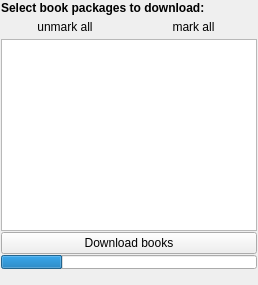
         <widget class="QWidget" name="download">
          <layout class="QVBoxLayout" name="verticalLayout_20">
           <property name="spacing">
            <number>1</number>
           </property>
           <property name="margin">
            <number>1</number>
           </property>
           <item>
            <widget class="QLabel" name="label_4">
             <property name="font">
              <font>
               <weight>75</weight>
               <bold>true</bold>
              </font>
             </property>
             <property name="autoFillBackground">
              <bool>false</bool>
             </property>
             <property name="text">
              <string>Select book packages to download:</string>
             </property>
             <property name="wordWrap">
              <bool>true</bool>
             </property>
            </widget>
           </item>
           <item>
            <layout class="QHBoxLayout" name="horizontalLayout_17">
             <property name="spacing">
              <number>1</number>
             </property>
             <item>
              <widget class="QPushButton" name="unmarkAllBTN_2">
               <property name="sizePolicy">
                <sizepolicy hsizetype="Minimum" vsizetype="Maximum">
                 <horstretch>0</horstretch>
                 <verstretch>0</verstretch>
                </sizepolicy>
               </property>
               <property name="text">
                <string>unmark all</string>
               </property>
               <property name="icon">
                <iconset resource="../Orayta.qrc">
                 <normaloff>:/Icons/greyv.png</normaloff>:/Icons/greyv.png</iconset>
               </property>
               <property name="flat">
                <bool>true</bool>
               </property>
               <property name="margin" stdset="0">
                <number>1</number>
               </property>
              </widget>
             </item>
             <item>
              <widget class="QPushButton" name="markAllBTN_2">
               <property name="sizePolicy">
                <sizepolicy hsizetype="Minimum" vsizetype="Maximum">
                 <horstretch>0</horstretch>
                 <verstretch>0</verstretch>
                </sizepolicy>
               </property>
               <property name="toolTip">
                <string>Add all books to search</string>
               </property>
               <property name="text">
                <string>mark all</string>
               </property>
               <property name="icon">
                <iconset resource="../Orayta.qrc">
                 <normaloff>:/Icons/greenv.png</normaloff>:/Icons/greenv.png</iconset>
               </property>
               <property name="flat">
                <bool>true</bool>
               </property>
              </widget>
             </item>
            </layout>
           </item>
           <item>
            <widget class="QListWidget" name="downloadListWidget">
             <property name="sizePolicy">
              <sizepolicy hsizetype="MinimumExpanding" vsizetype="MinimumExpanding">
               <horstretch>0</horstretch>
               <verstretch>0</verstretch>
              </sizepolicy>
             </property>
             <property name="layoutDirection">
              <enum>Qt::RightToLeft</enum>
             </property>
             <property name="frameShadow">
              <enum>QFrame::Plain</enum>
             </property>
             <property name="verticalScrollMode">
              <enum>QAbstractItemView::ScrollPerPixel</enum>
             </property>
             <property name="horizontalScrollMode">
              <enum>QAbstractItemView::ScrollPerPixel</enum>
             </property>
             <property name="resizeMode">
              <enum>QListView::Adjust</enum>
             </property>
            </widget>
           </item>
           <item>
            <widget class="QPushButton" name="downloadBTN">
             <property name="text">
              <string>Download books</string>
             </property>
            </widget>
           </item>
           <item>
            <widget class="QProgressBar" name="downloadPrgBar">
             <property name="sizePolicy">
              <sizepolicy hsizetype="Minimum" vsizetype="Fixed">
               <horstretch>0</horstretch>
               <verstretch>0</verstretch>
              </sizepolicy>
             </property>
             <property name="maximumSize">
              <size>
               <width>16777215</width>
               <height>14</height>
              </size>
             </property>
             <property name="value">
              <number>24</number>
             </property>
             <property name="textVisible">
              <bool>false</bool>
             </property>
            </widget>
           </item>
           <item>
            <widget class="QLabel" name="downloadInfo">
             <property name="text">
              <string/>
             </property>
            </widget>
           </item>
          </layout>
         </widget>
